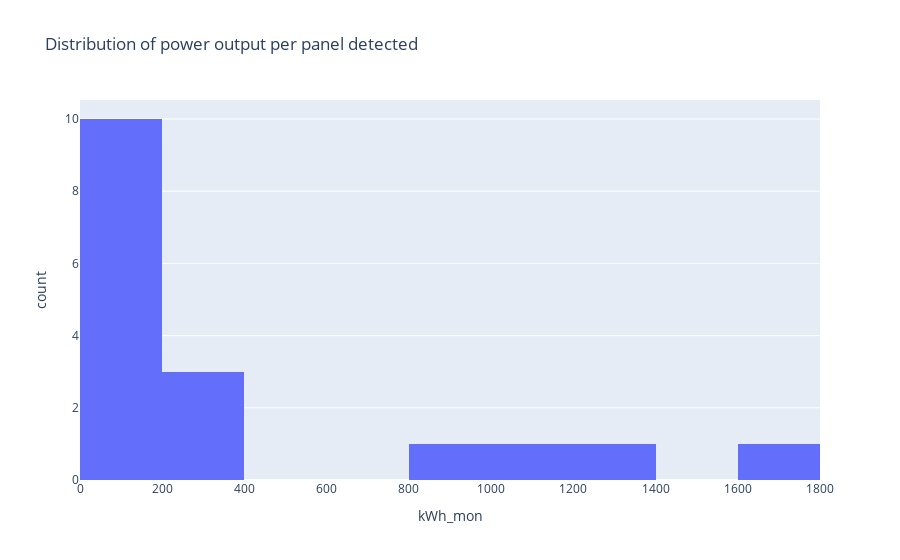

Write notebook code for a chart like this one.
### Code cell
#with plotly 
#streamlit wrapper st.plotly_chart(figure_or_data, use_container_width=False, sharing="streamlit", **kwargs)
#fig, ax = plt.subplots(figsize=(6, 2))
df = pd.DataFrame(results)
fig = px.histogram(df, nbins = 10, x='kWh_mon', 
                title="Distribution of power output per panel detected")
fig.show()

### Figure 1 — Plotly figure (JSON) as saved in the notebook; plotly's stock layout.template omitted (floating-point values rounded to 4 significant figures)
{"data": [{"alignmentgroup": "True", "bingroup": "x", "hovertemplate": "kWh_mon=%{x}<br>count=%{y}<extra></extra>", "legendgroup": "", "marker": {"color": "#636efa", "pattern": {"shape": ""}}, "name": "", "nbinsx": 10, "offsetgroup": "", "orientation": "v", "showlegend": false, "type": "histogram", "x": [1256.0, 225.9, 256.1, 45.12, 82.59, 47.49, 49.69, 24.33, 69.71, 1180.0, 928.9, 1764.0, 83.67, 254.2, 32.0, 27.83, 34.11], "xaxis": "x", "yaxis": "y"}], "layout": {"barmode": "relative", "legend": {"tracegroupgap": 0}, "title": {"text": "Distribution of power output per panel detected"}, "xaxis": {"anchor": "y", "domain": [0, 1], "title": {"text": "kWh_mon"}}, "yaxis": {"anchor": "x", "domain": [0, 1], "title": {"text": "count"}}}}
